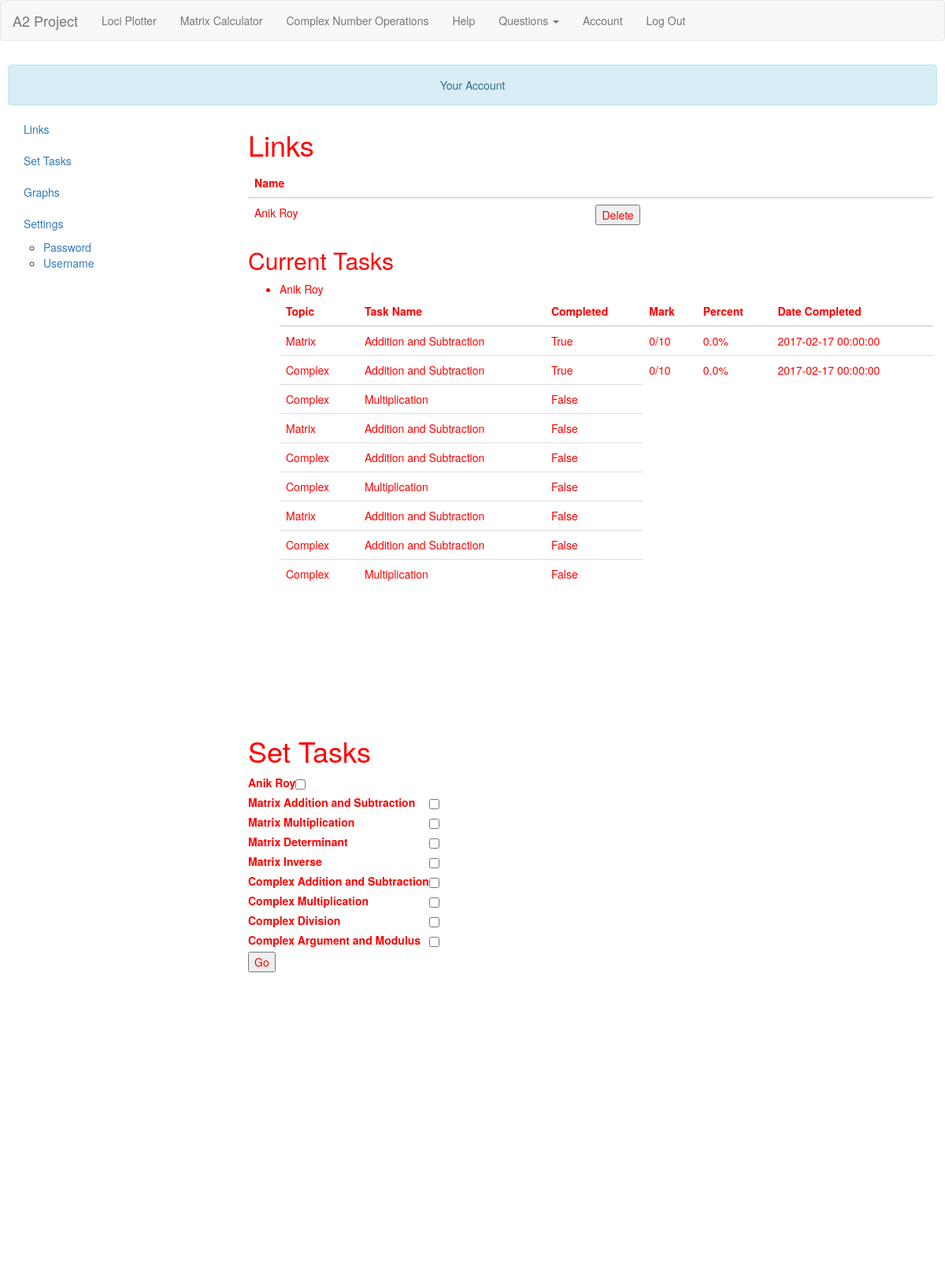
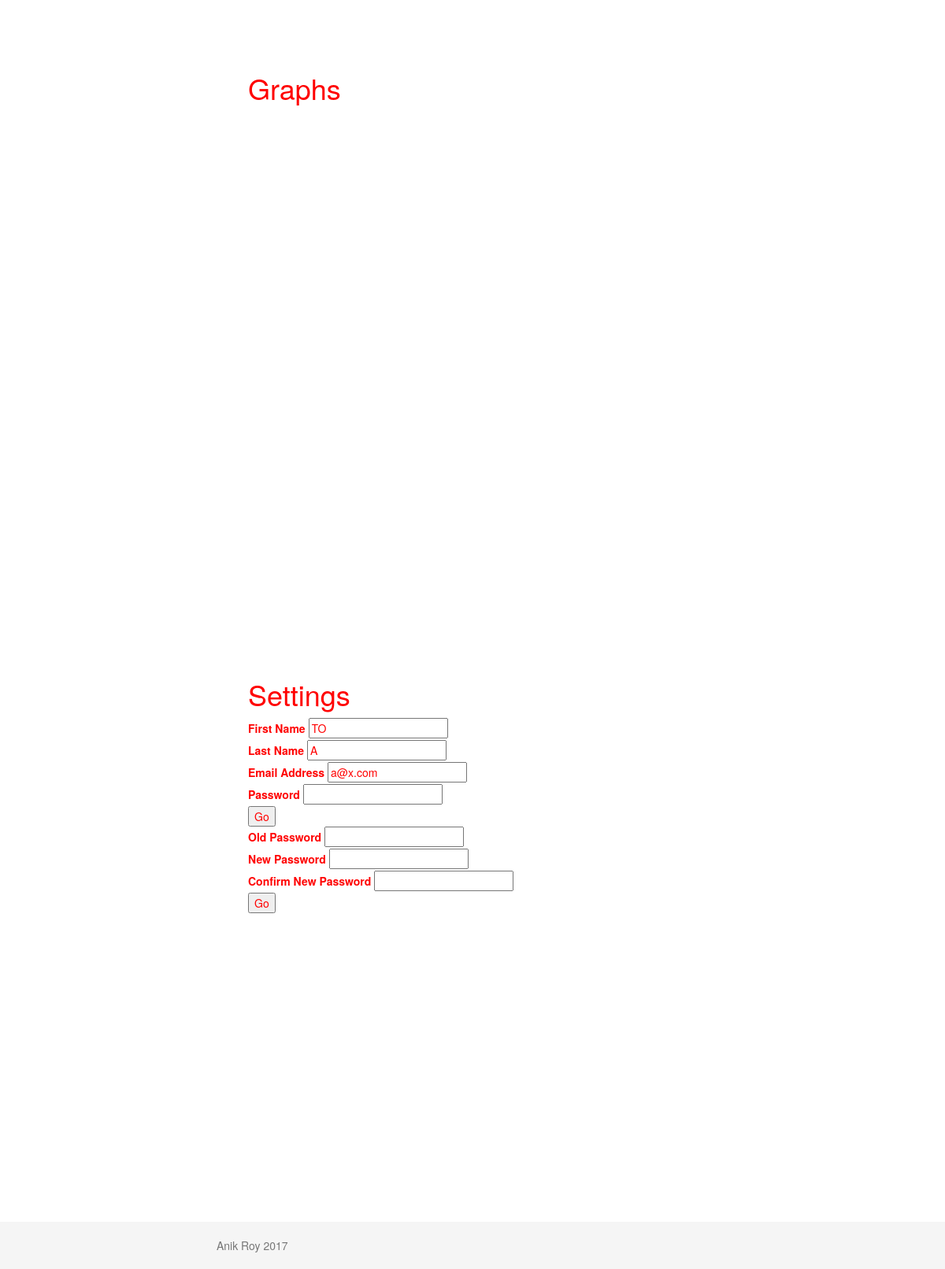
The app's page /account (signed in) with its own data (2 pictures, top to bottom).
### app/models.py (models this page shows, shortened)
class User(db.Model):
    user_id = db.Column('user_id', db.Integer, primary_key=True)
    fname = db.Column(db.String(80), unique=False)
    lname = db.Column(db.String(80), unique=False)
    email = db.Column(db.String(120), unique=True)
    password = db.Column(db.String(120), unique=False)
    authenticated = db.Column(db.Boolean, default=False)
    confirmed = db.Column(db.Boolean)
    role = db.Column(db.String(50))
    graphs = db.relationship('Graph', backref="user",
                             cascade="all, delete-orphan", lazy="dynamic")
    __mapper_args__ = {
        'polymorphic_identity': 'user',
        'polymorphic_on': role
    }

class Student(User):
    __tablename__ = 'student'
    student_id = db.Column(db.Integer, primary_key=True)
    user_id = db.Column(db.Integer, db.ForeignKey('user.user_id'))
    marks = db.relationship('Mark', backref="student",
                            cascade="all, delete-orphan", lazy="dynamic")
    tasks = db.relationship('Task', backref="student",
                            cascade="all, delete-orphan", lazy="dynamic")
    __mapper_args__ = {
        'polymorphic_identity': 'student',
    }

class User(db.Model):
    user_id = db.Column('user_id', db.Integer, primary_key=True)
    fname = db.Column(db.String(80), unique=False)
    lname = db.Column(db.String(80), unique=False)
    email = db.Column(db.String(120), unique=True)
    password = db.Column(db.String(120), unique=False)
    authenticated = db.Column(db.Boolean, default=False)
    confirmed = db.Column(db.Boolean)
    role = db.Column(db.String(50))
    graphs = db.relationship('Graph', backref="user",
                             cascade="all, delete-orphan", lazy="dynamic")
    __mapper_args__ = {
        'polymorphic_identity': 'user',
        'polymorphic_on': role
    }

class Task(db.Model):
    task_id = db.Column('task_id', db.Integer, primary_key=True)
    completed = db.Column(db.Boolean)
    question_id = db.Column(db.Integer)
    student_id = db.Column('student_id', db.Integer,
                           db.ForeignKey('student.student_id'))
    teacher_id = db.Column('teacher_id', db.Integer,
                           db.ForeignKey('teacher.teacher_id'))
    mark_id = db.Column('mark_id', db.Integer, db.ForeignKey('mark.mark_id'))
    mark = db.relationship('Mark', back_populates='task')

class Mark(db.Model):
    mark_id = db.Column('mark_id', db.Integer, primary_key=True)
    score = db.Column(db.Integer)
    out_of = db.Column(db.Integer)
    date = db.Column(db.DateTime)
    question_id = db.Column(db.Integer)
    student_id = db.Column('student_id', db.Integer,
                           db.ForeignKey('student.student_id'))
    task = db.relationship('Task', uselist=False, back_populates='mark')

### app/routes/user.py (the view, shortened to what this page needs)
@user.route('/account', methods=['GET', 'POST'])
@login_required
def account():
    user_id = current_user.user_id
    u = User.query.get(user_id)
    if u.role == 'student':
        changeform = ChangeDetailsForm(obj=u)
        linkform = TeacherLinkForm()
        pwform = ChangePasswordForm1()
        if linkform.link_submit.data and linkform.validate_on_submit():
            t = Teacher.query.filter_by(code=linkform.link_code.data).first()
            if t:
                s = Student.query.filter_by(user_id=user_id).first()
                a = t.add_student(s)
                if not a:
                    flash('Already linked to this teacher')
                    return render_template('user/student_account.html', student=u,
                                            qs=QUESTIONS, linkform=linkform,
                                            changeform=changeform, pwform=pwform)
                db.session.add(a)
                db.session.commit()
                flash('Successfully linked')
                return render_template('user/student_account.html', student=u,
                                        qs=QUESTIONS, linkform=linkform,
                                        changeform=changeform, pwform=pwform)
            else:
                flash('No teacher with that code')
                return render_template('user/student_account.html', student=u,
                                        qs=QUESTIONS, linkform=linkform,
                                        changeform=changeform, pwform=pwform)
        if changeform.change_submit.data and changeform.validate_on_submit():
            if u.check_pw(changeform.password.data):
                u.fname = changeform.fname.data
                u.lname = changeform.lname.data
                u.email = changeform.email.data
                db.session.add(u)
                db.session.commit()
                flash('Details changed successfully')
                return render_template('user/student_account.html', student=u,
                                        qs=QUESTIONS, linkform=linkform,
                                        changeform=changeform, pwform=pwform)
            else:
                flash('Incorrect password')
                return render_template('user/student_account.html', student=u,
                                        qs=QUESTIONS, linkform=linkform,
                                        changeform=changeform, pwform=pwform)
        if pwform.pw_submit.data and pwform.validate_on_submit():
            if u.check_pw(pwform.old_password.data):
                u.password = generate_password_hash(pwform.password.data)
                db.session.add(u)
                db.session.commit()
                flash('Password changed successfully')
                return render_template('user/student_account.html', student=u,
                                        qs=QUESTIONS, linkform=linkform,
                                        changeform=changeform, pwform=pwform)
            else:
                flash('Incorrect password')
                return render_template('user/student_account.html', student=u,
                                        qs=QUESTIONS, linkform=linkform,
                                        changeform=changeform, pwform=pwform)
        return render_template('user/student_account.html', student=u,
                                qs=QUESTIONS, linkform=linkform,
                                changeform=changeform, pwform=pwform)
    elif u.role == 'teacher':
        students = u.students.all()
        choices = [(s.student_id, s.fname+' '+s.lname) for s in students]
        setform = SetTaskForm(choices)
        changeform = ChangeDetailsForm(obj=u)
        pwform = ChangePasswordForm1()
        return render_template('user/teacher_account.html', teacher=u,
                                students=students, setform=setform,
                                qs=QUESTIONS, pwform=pwform,
                                changeform=changeform)
    else:
        return abort(500)

### app/forms.py
class SetTaskForm(FlaskForm):
    student_select = MultiCheckboxField('Students',
                                        [validators.Required()], coerce=int)
    task_select = MultiCheckboxField('Tasks',[validators.Required()], coerce=int, choices=[(q['id'], q['topic'] + '  ' + q['name']) for q in QUESTIONS])
    set_submit = SubmitField('Go')
    def __init__(self, selection_choices):
        super(SetTaskForm, self).__init__()
        self.student_select.choices = selection_choices

class ChangeDetailsForm(FlaskForm):
    fname = TextField('First Name', [validators.Required()])
    lname = TextField('Last Name', [validators.Required()])
    email = EmailField('Email Address',
                       [validators.DataRequired(), validators.Email()])
    password = PasswordField('Password', [validators.Required()])
    change_submit = SubmitField('Go')

### app/views.py (called while the page is built)
@login_manager.user_loader
def user_loader(email):
    return User.query.filter_by(email=email).first()

### app/templates/user/teacher_account.html (shortened to what this page needs)
{% extends "layout.html" %}
{% block head %}
{{ super() }}
<link rel="stylesheet" href="{{ url_for('static',filename='styles/account.css') }}">
<link rel="stylesheet" href="{{ url_for('static',filename='image-picker/image-picker.css') }}">
{% endblock %}
{% block main %}
<div id="title" class="row">
    <div class="col-sm-12">
        <div class="alert alert-info" style="margin:10px;text-align:center;">Your Account</div>
    </div>
</div>
<div data-spy="scroll" data-target=".scrollspy" style="position:relative">
<div class="col-md-3 scrollspy">
    <ul id="nav" class="nav hidden-xs hidden-sm affix-top" data-spy="affix">
        <li><a href="#links">Links</a></li>
        <li><a href="#set">Set Tasks</a></li>
        <li><a href="#graphs">Graphs</a></li>
        <li><a href="#settings">Settings</a>
            <ul id="nav">
                <li>
                    <a href="#pwd">Password</a>
                </li>
                <li>
                    <a href="#user">Username</a>
                </li>
            </ul>
        </li>
    </ul>
</div>
<div class="col-md-9">
  <section id="links">
    <h1>Links</h1>
    <table id="links-table" class="table">
      <thead>
        <th>Name</th>
        <th></th>
      </thead>
      <tbody>
        {% for s in teacher.students.all() %}
        <tr id="link-row{{ s.student_id }}">
          <td>{{ s.fname }}&nbsp;{{ s.lname }}</td>
          <td><input type="button" id="{{ s.student_id }}" value="Delete"></td>
        </tr>
        {% endfor %}
      </tbody>
    </table>
    <h2>Current Tasks</h2>
    {% for s in students %}
      <ul>
        <li id="task-row{{ s.student_id }}">{{ s.fname }}&nbsp;{{ s.lname }}
          {% if s.tasks.first() %}
            <table class="table">
              <thead>
                <th>Topic</th>
                <th>Task Name</th>
                <th>Completed</th>
                <th>Mark</th>
                <th>Percent</th>
                <th>Date Completed</th>
              </thead>
              <tbody>
              {% for t in s.tasks.all() %}
                <tr>
                  <td>{{ qs[t.question_id]['topic'] }}</td>
                  <td>{{ qs[t.question_id]['name'] }}</td>
                  <td>{{ t.completed }}</td>
                  {% if t.mark %}
                  <td>{{ t.mark.score }}/{{ t.mark.out_of }}</td>
                  <td>{{ t.mark.score/t.mark.out_of*100 }}%</td>
                  <td>{{ t.mark.date }}</td>
                  {% endif %}
                </tr>
              {% endfor %}
              </tbody>
            </table>
            {% endif %}
          </li>
      </ul>
    {% endfor %}
  </section>
  <section id="set">
    <h1>Set Tasks</h1>
    <form method="post", action="{{ url_for('user.account') }}">
    <div>
      <table>
      {% for student in setform.student_select %}
        <tr id="set-tasks">
        <td>{{ student.label }}</td><td>{{ student }}</td>
        </tr>
      {% endfor %}
      </table>
    </div>
    <div>
      <table>
      {% for task in setform.task_select %}
        <tr>
        <td>{{ task.label }}</td><td>{{ task }}</td>
        </tr>
      {% endfor %}
      </table>
    </div>
    {{ setform.set_submit }}
    </form>
  </section>
  <section id="graphs">
    <h1>Graphs</h1>
  </section>
  <section id="settings">
    <h1>Settings</h1>
    <form method="post", action="{{ url_for('user.account') }}">
    {{ changeform.fname.label }}
    {{ changeform.fname(value=teacher.fname) }}
    <br>
    {{ changeform.lname.label }}
    {{ changeform.lname(value=teacher.lname) }}
    <br>
    {{ changeform.email.label }}
    {{ changeform.email(value=teacher.email) }}
    <br>
    {{ changeform.password.label }}
    {{ changeform.password }}
    <br>
    {{ changeform.change_submit }}
    </form>
    <form method="post", action="{{ url_for('user.account') }}">
    {{ pwform.old_password.label }}
    {{ pwform.old_password }}
    <br>
    {{ pwform.password.label }}
    {{ pwform.password }}
    <br>
    {{ pwform.confirm_password.label }}
    {{ pwform.confirm_password }}
    <br>
    {{ pwform.pw_submit }}
    </form>
  </section>
</div>
</div>
</div>
{% endblock %}

### app/templates/layout.html (shortened to what this page needs)
<!DOCTYPE html>
<html>
<head>
  {% block head %}
  <link rel="stylesheet" href="https://maxcdn.bootstrapcdn.com/bootstrap/3.3.7/css/bootstrap.min.css">
  <link rel="stylesheet" href="{{ url_for('static', filename='styles/main.css') }}">
  {% endblock %}
</head>
<body>
  {% block nav %}
  <nav class="navbar navbar-default">
    <div class="container-fluid">
      <div class="navbar-header">
        <a class="navbar-brand" href="{{ url_for('main') }}">A2 Project</a>
      </div>
      <div class="collapse navbar-collapse" id="bs-example-navbar-collapse-1">
        <ul class="nav navbar-nav">
          <li><a href="{{ url_for('loci.loci') }}">Loci Plotter</a></li>
          <li><a href="{{ url_for('matrix_blueprint.matrix') }}">Matrix Calculator</a></li>
          <li><a href="{{ url_for('loci.operations') }}">Complex Number Operations</a></li>
          <li><a href="{{ url_for('help') }}">Help</a></li>
          <li>
            <a href="#" class="dropdown-toggle" data-toggle="dropdown">Questions <b class="caret"></b></a>
          </li>
            <ul class="nav navbar-nav navbar-right">
              {% if current_user.is_authenticated %}
              <li><a href="{{ url_for('user.account') }}">Account</a></li>
              <li><a href="{{ url_for('user.logout') }}">Log Out</a></li>
              {% else %}
              <li><a href="{{ url_for('user.login') }}">Log In</a></li>
              <li><a href="{{ url_for('user.register') }}">Register</a></li>
              {% endif %}
            </ul>
        </ul>
      </div>
    </div>
  </nav>
  {% endblock %}
  <div id="container">
    {% block main %}
    {% endblock %}
  <footer class="footer">
    <div class="container">
    {% block footer %}
      <p class="text-muted"> Anik Roy 2017 </p>
    {% endblock %}
    </div>
  </footer>
</body>
</html>

### app/static/styles/main.css (style rules this page uses)
html { position: relative; min-height: 100%; }
body { margin-bottom: 60px; }
.footer { position: absolute; bottom: 0; width: 100%; height: 60px; background-color: #f5f5f5; }
.container { width: auto; max-width: 680px; padding: 0 15px; }
.container .text-muted { margin: 20px 0; }

### app/static/styles/account.css (style rules this page uses)
section { height:750px; color: red; }

### records on screen
Student: fname "Anik", lname "Roy"
Task: qs "Matrix", qs "Addition and Subtraction", completed "True", mark.score "0", mark.out_of "10", t.mark.score/t.mark.out_of*100 "0.0", mark "2017-02-17 00:00:00"
Task: qs "Complex", qs "Addition and Subtraction", completed "True", mark.score "0", mark.out_of "10", t.mark.score/t.mark.out_of*100 "0.0", mark "2017-02-17 00:00:00"
Task: qs "Complex", qs "Multiplication", completed "False"
Task: qs "Matrix", qs "Addition and Subtraction", completed "False"
Task: qs "Complex", qs "Addition and Subtraction", completed "False"
Task: qs "Complex", qs "Multiplication", completed "False"
Task: qs "Matrix", qs "Addition and Subtraction", completed "False"
Task: qs "Complex", qs "Addition and Subtraction", completed "False"
Task: qs "Complex", qs "Multiplication", completed "False"
User: fname "TO", lname "A", email "a@x.com"

### other values on screen
{{ student.label }} "Anik Roy"
{{ task.label }} "Matrix Addition and Subtraction" "Matrix Multiplication" "Matrix Determinant" "Matrix Inverse" "Complex Addition and Subtraction" "Complex Multiplication" "Complex Division" "Complex Argument and Modulus"
{{ changeform.fname.label }} "First Name"
{{ changeform.lname.label }} "Last Name"
{{ changeform.email.label }} "Email Address"
{{ changeform.password.label }} "Password"
{{ pwform.old_password.label }} "Old Password"
{{ pwform.password.label }} "New Password"
{{ pwform.confirm_password.label }} "Confirm New Password"
